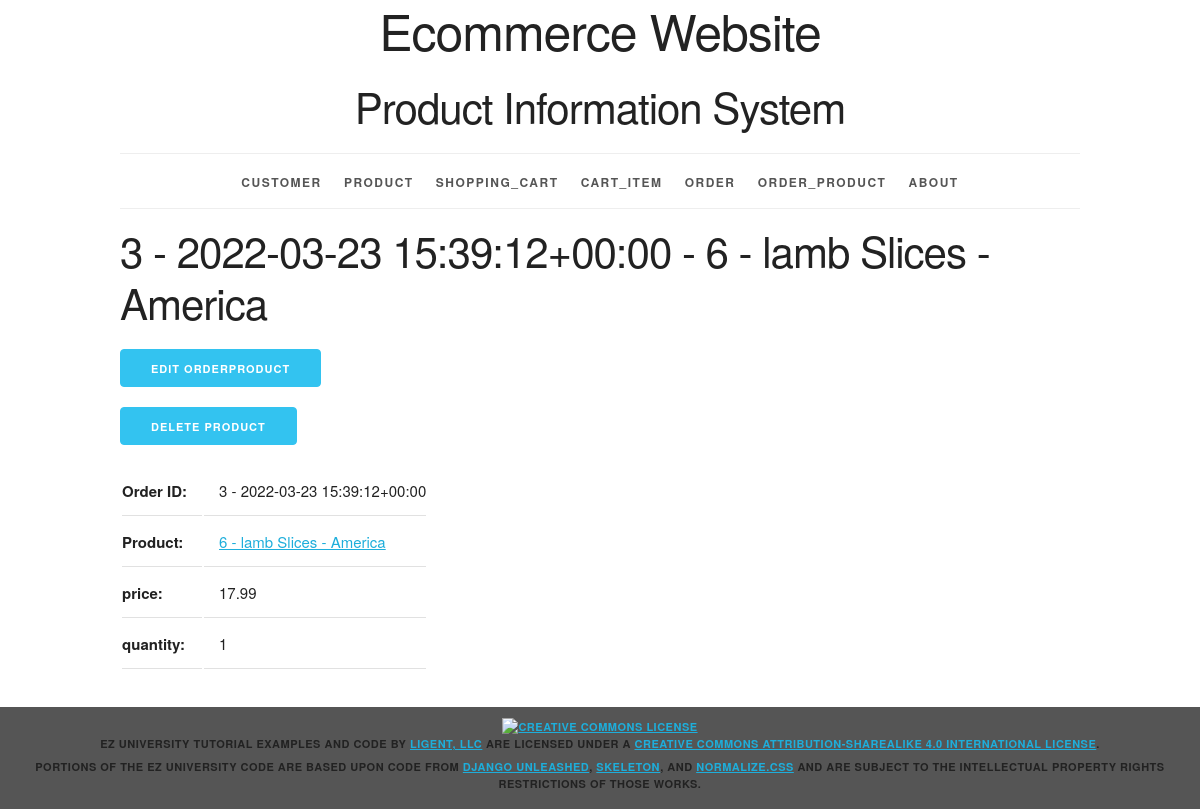
The app's page /orderproduct/3/, older data.
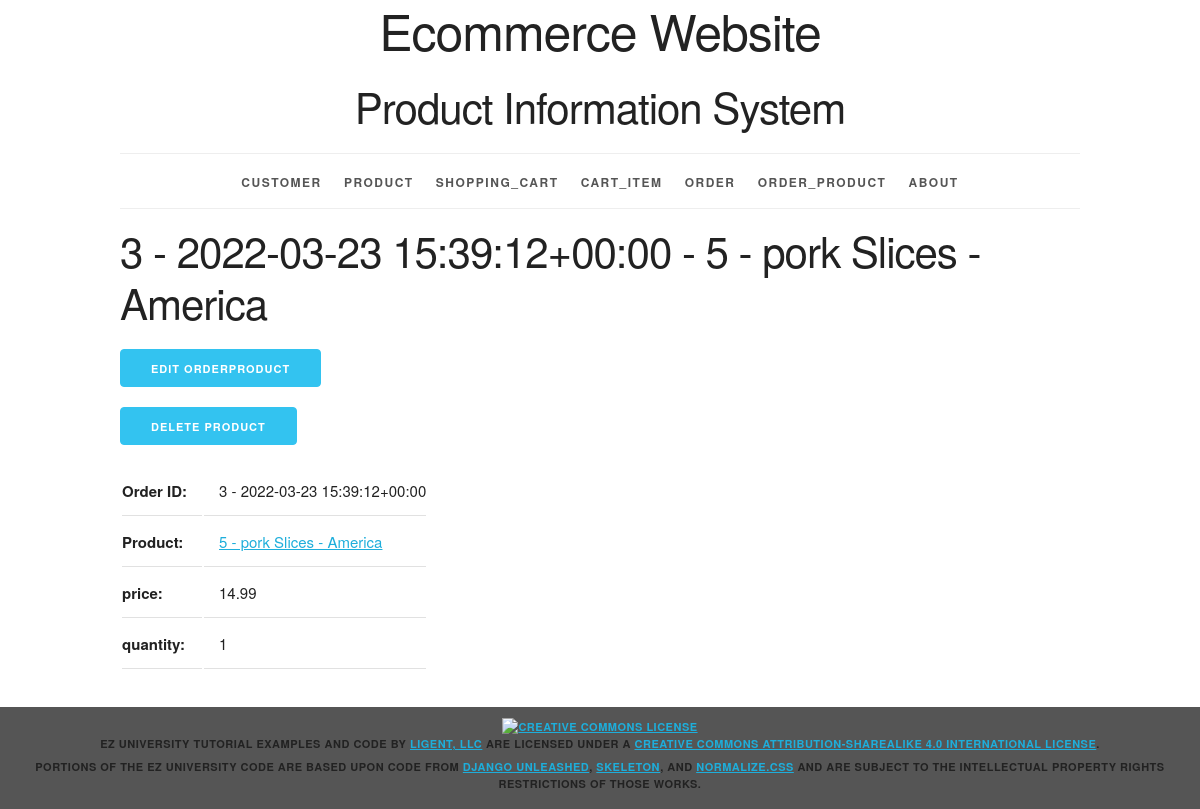
The same page, newer data.
### productinfo/models.py (models this page shows, shortened)
class Order_Product(models.Model):
	oitem_id = models.AutoField(primary_key=True)
	price = models.FloatField()
	quantity = models.IntegerField()
	order_id = models.ForeignKey(Order, related_name='order_products', on_delete=models.PROTECT)
	product_id = models.ForeignKey(Product, related_name='order_products', on_delete=models.PROTECT)
	def __str__(self):
		return f'{self.order_id} - {self.product_id}'
	def get_update_url(self):
		return reverse('productinfo_orderproduct_update_urlpattern',
					   kwargs={'pk':self.pk}
					   )
	def get_delete_url(self):
		return reverse('productinfo_orderproduct_delete_urlpattern',
					   kwargs={'pk':self.pk}
					   )
	class Meta:
		ordering = ['order_id']
		constraints = [
			UniqueConstraint(fields=['oitem_id', 'order_id', 'product_id'], name='unique_orderproduct')
		]

class Order(models.Model):
	order_id = models.AutoField(primary_key=True)
	total_price = models.FloatField()
	order_date = models.DateTimeField()
	receiver = models.CharField(max_length=45)
	address = models.CharField(max_length=225)
	sm_id = models.ForeignKey(Shipping_Method, related_name='orders', on_delete=models.PROTECT)
	pm_id = models.ForeignKey(Payment_Method, related_name='orders', on_delete=models.PROTECT)
	customer_id = models.ForeignKey(Customer, related_name='orders', on_delete=models.PROTECT)
	def __str__(self):
		return f'{self.order_id} - {self.order_date}'
	class Meta:
		ordering = ['order_date', 'order_id']
		constraints = [
			UniqueConstraint(fields=['order_id'], name='unique_order')
		]

class Product(models.Model):
	product_id = models.AutoField(primary_key=True)
	product_name = models.CharField(max_length=225, unique=True)
	product_price = models.FloatField()
	stock_num = models.IntegerField()
	category_id = models.ForeignKey(Category, related_name='products', on_delete=models.PROTECT)
	def __str__(self):
		return f'{self.product_id} - {self.product_name}'
	def get_absolute_url(self):
		return reverse('productinfo_product_detail_urlpattern',
					   kwargs={'pk':self.pk}
					   )
	class Meta:
		ordering = ['product_id']
		constraints = [
			UniqueConstraint(fields=['product_name'], name='unique_product')
		]

### productinfo/views.py (the view)
class OrderProductDetail(DetailView):
	model = Order_Product
	def get_context_data(self, **kwargs):
		context = super(DetailView, self).get_context_data(**kwargs)
		order_product = self.get_object()
		order_id = order_product.order_id
		product_id = order_product.product_id
		sub_total = order_product.quantity * order_product.product_id.product_price
		context['order_id'] = order_id
		context['product_id'] = product_id
		context['sub_total'] = sub_total
		return context

### productinfo/templates/productinfo/order_product_detail.html (shortened to what this page needs)
{% extends 'productinfo/base.html' %}
{% block content %}
    <h2>{{ order_product }}</h2>
    <ul class="ezu-button-list">
        <li>
            <a href="{{ order_product.get_update_url }}" class="button button-primary">
                Edit OrderProduct</a></li>
        <li><a href="{{ order_product.get_delete_url }}" class="button button-primary">
            Delete Product</a></li>
    </ul>
    <section>
        <table>
            <tr>
                <th>Order ID:</th>
                <td>{{ order_id }}</td>
            </tr>
            <tr>
                <th>Product:</th>
                <td><a href="{{ product_id.get_absolute_url}}">{{ product_id }}</a></td>
            </tr>
            <tr>
                <th>price:</th>
                <td>{{ sub_total }}</td>
            </tr>
            <tr>
                <th>quantity:</th>
                <td>{{ order_product.quantity }}</td>
            </tr>
        </table>
    </section>
{% endblock %}

Row changes from the older to the newer data that the page shows:
no longer on this page (row unchanged): Product: product_id+product_name "6 - lamb Slices - America"
changed Order_Product: order_id+product_id "3 - 2022-03-23 15:39:12+00:00 - 6 - lamb Slices - America" → "3 - 2022-03-23 15:39:12+00:00 - 5 - pork Slices - America"
now on this page (row unchanged): Product: product_id+product_name "5 - pork Slices - America"
Text that changed along with them:
{{ sub_total }}: "17.99" → "14.99"
